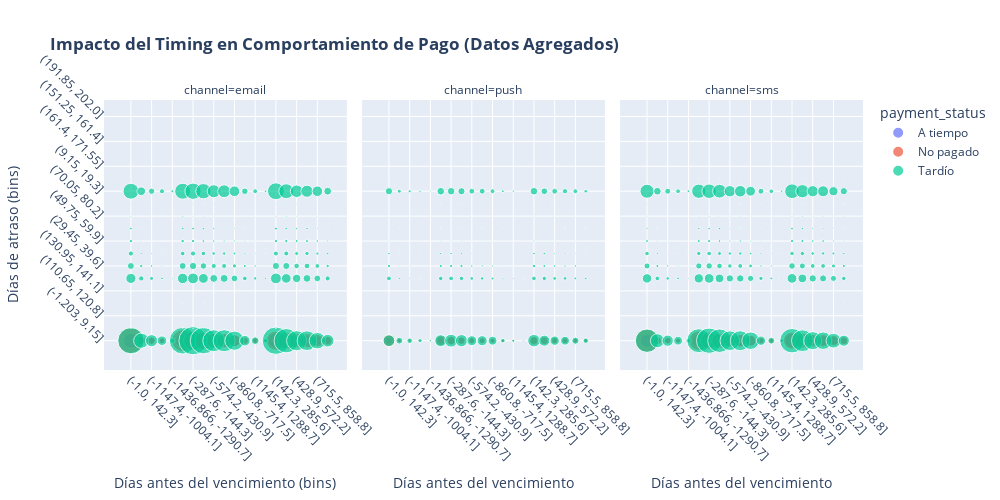

Notebook code for this chart:
### Markdown cell above
### Scatter de timing

### Code cell
def create_timing_analysis(reminders, schedules, payments):
    """
    Versión optimizada del análisis de timing que:
    1. Muestrea los datos para evitar problemas de memoria
    2. Usa agregaciones para mejorar el rendimiento
    3. Incluye tooltips informativos
    """
    try:
        # Paso 1: Muestreo inteligente (si hay más de 10k registros)
        sample_size = min(10000, len(reminders))
        reminders_sampled = reminders.sample(sample_size, random_state=42) if len(reminders) > 10000 else reminders

        # Paso 2: Unión eficiente con schedules
        df_timing = pd.merge(
            reminders_sampled[['account_id', 'sent_at', 'channel', 'payment_triggered']],
            schedules[['account_id', 'due_date', 'schedule_id']],
            on='account_id',
            how='left'
        )

        # Paso 3: Calcular días antes del vencimiento
        df_timing['days_before_due'] = (df_timing['due_date'] - df_timing['sent_at']).dt.days

        # Paso 4: Unión con pagos (solo datos necesarios)
        df_timing = pd.merge(
            df_timing,
            payments[['schedule_id', 'days_late']],
            on='schedule_id',
            how='left'
        )

        # Paso 5: Clasificación de pagos
        conditions = [
            df_timing['days_late'].isna(),
            df_timing['days_late'] > 0,
            df_timing['days_late'] <= 0
        ]
        choices = ['No pagado', 'Tardío', 'A tiempo']
        df_timing['payment_status'] = np.select(conditions, choices, default='Desconocido')

        # Paso 6: Agregación para reducir puntos
        df_timing['days_before_bin'] = pd.cut(df_timing['days_before_due'], bins=20)
        df_timing['days_late_bin'] = pd.cut(df_timing['days_late'].fillna(-1), bins=20)

        # Convertir los bins a strings para evitar problemas de serialización
        df_timing['days_before_bin_str'] = df_timing['days_before_bin'].astype(str)
        df_timing['days_late_bin_str'] = df_timing['days_late_bin'].astype(str)

        df_agg = df_timing.groupby(
            ['days_before_bin_str', 'days_late_bin_str', 'payment_status', 'channel'],
            observed=False
        ).size().reset_index(name='count')

        # Paso 7: Visualización optimizada
        fig = px.scatter(
            df_agg,
            x='days_before_bin_str',
            y='days_late_bin_str',
            size='count',
            color='payment_status',
            facet_col='channel',
            title='<b>Impacto del Timing en Comportamiento de Pago (Datos Agregados)</b>',
            labels={
                'days_before_bin_str': 'Días antes del vencimiento',
                'days_late_bin_str': 'Días de atraso',
                'count': 'Número de casos'
            },
            hover_data=['payment_status', 'channel', 'count'],
            width=1000,
            height=500
        )

        # Ajustes finales
        fig.update_layout(
            hovermode='closest',
            xaxis_title='Días antes del vencimiento (bins)',
            yaxis_title='Días de atraso (bins)'
        )

        # Mejorar formato de los bins en los ejes
        fig.update_xaxes(tickangle=45)
        fig.update_yaxes(tickangle=45)

        return fig

    except Exception as e:
        print(f"Error al generar el gráfico: {str(e)}")
        return go.Figure()

# Uso:
fig = create_timing_analysis(reminders, schedules, payments)
fig.show()

### Figure 1 — Plotly figure (JSON) as saved in the notebook; plotly's stock layout.template omitted (floating-point values rounded to 4 significant figures; data arrays with more than 128 entries replaced by an {"elided": "..."} marker saying what was removed)
{"data": [{"customdata": [["A tiempo", "email", 2375], ["A tiempo", "email", 873], ["A tiempo", "email", 583], ["A tiempo", "email", 319], ["A tiempo", "email", 102], ["A tiempo", "email", 2437], ["A tiempo", "email", 2796], ["A tiempo", "email", 2447], ["A tiempo", "email", 1716], ["A tiempo", "email", 1797], ["A tiempo", "email", 1293], ["A tiempo", "email", 342], ["A tiempo", "email", 183], ["A tiempo", "email", 66], ["A tiempo", "email", 2487], ["A tiempo", "email", 1932], ["A tiempo", "email", 1389], ["A tiempo", "email", 1209], ["A tiempo", "email", 865], ["A tiempo", "email", 494]], "hovertemplate": "payment_status=%{customdata[0]}<br>channel=%{customdata[1]}<br>Días antes del vencimiento=%{x}<br>Días de atraso=%{y}<br>Número de casos=%{customdata[2]}<extra></extra>", "legendgroup": "A tiempo", "marker": {"color": "#636efa", "size": [2375, 873, 583, 319, 102, 2437, 2796, 2447, 1716, 1797, 1293, 342, 183, 66, 2487, 1932, 1389, 1209, 865, 494], "sizemode": "area", "sizeref": 21.7, "symbol": "circle"}, "mode": "markers", "name": "A tiempo", "orientation": "v", "showlegend": true, "x": ["(-1.0, 142.3]", "(-1004.1, -860.8]", "(-1147.4, -1004.1]", "(-1290.7, -1147.4]", "(-1436.866, -1290.7]", "(-144.3, -1.0]", "(-287.6, -144.3]", "(-430.9, -287.6]", "(-574.2, -430.9]", "(-717.5, -574.2]", "(-860.8, -717.5]", "(1002.1, 1145.4]", "(1145.4, 1288.7]", "(1288.7, 1432.0]", "(142.3, 285.6]", "(285.6, 428.9]", "(428.9, 572.2]", "(572.2, 715.5]", "(715.5, 858.8]", "(858.8, 1002.1]"], "xaxis": "x", "y": ["(-1.203, 9.15]", "(-1.203, 9.15]", "(-1.203, 9.15]", "(-1.203, 9.15]", "(-1.203, 9.15]", "(-1.203, 9.15]", "(-1.203, 9.15]", "(-1.203, 9.15]", "(-1.203, 9.15]", "(-1.203, 9.15]", "(-1.203, 9.15]", "(-1.203, 9.15]", "(-1.203, 9.15]", "(-1.203, 9.15]", "(-1.203, 9.15]", "(-1.203, 9.15]", "(-1.203, 9.15]", "(-1.203, 9.15]", "(-1.203, 9.15]", "(-1.203, 9.15]"], "yaxis": "y", "type": "scatter"}, {"customdata": [["A tiempo", "push", 488], ["A tiempo", "push", 184], ["A tiempo", "push", 133], ["A tiempo", "push", 68], ["A tiempo", "push", 18], ["A tiempo", "push", 514], ["A tiempo", "push", 621], ["A tiempo", "push", 488], ["A tiempo", "push", 347], ["A tiempo", "push", 345], ["A tiempo", "push", 269], ["A tiempo", "push", 67], ["A tiempo", "push", 41], ["A tiempo", "push", 13], ["A tiempo", "push", 488], ["A tiempo", "push", 373], ["A tiempo", "push", 265], ["A tiempo", "push", 280], ["A tiempo", "push", 191], ["A tiempo", "push", 105]], "hovertemplate": "payment_status=%{customdata[0]}<br>channel=%{customdata[1]}<br>Días antes del vencimiento=%{x}<br>Días de atraso=%{y}<br>Número de casos=%{customdata[2]}<extra></extra>", "legendgroup": "A tiempo", "marker": {"color": "#636efa", "size": [488, 184, 133, 68, 18, 514, 621, 488, 347, 345, 269, 67, 41, 13, 488, 373, 265, 280, 191, 105], "sizemode": "area", "sizeref": 21.7, "symbol": "circle"}, "mode": "markers", "name": "A tiempo", "orientation": "v", "showlegend": false, "x": ["(-1.0, 142.3]", "(-1004.1, -860.8]", "(-1147.4, -1004.1]", "(-1290.7, -1147.4]", "(-1436.866, -1290.7]", "(-144.3, -1.0]", "(-287.6, -144.3]", "(-430.9, -287.6]", "(-574.2, -430.9]", "(-717.5, -574.2]", "(-860.8, -717.5]", "(1002.1, 1145.4]", "(1145.4, 1288.7]", "(1288.7, 1432.0]", "(142.3, 285.6]", "(285.6, 428.9]", "(428.9, 572.2]", "(572.2, 715.5]", "(715.5, 858.8]", "(858.8, 1002.1]"], "xaxis": "x2", "y": ["(-1.203, 9.15]", "(-1.203, 9.15]", "(-1.203, 9.15]", "(-1.203, 9.15]", "(-1.203, 9.15]", "(-1.203, 9.15]", "(-1.203, 9.15]", "(-1.203, 9.15]", "(-1.203, 9.15]", "(-1.203, 9.15]", "(-1.203, 9.15]", "(-1.203, 9.15]", "(-1.203, 9.15]", "(-1.203, 9.15]", "(-1.203, 9.15]", "(-1.203, 9.15]", "(-1.203, 9.15]", "(-1.203, 9.15]", "(-1.203, 9.15]", "(-1.203, 9.15]"], "yaxis": "y2", "type": "scatter"}, {"customdata": [["A tiempo", "sms", 1911], ["A tiempo", "sms", 703], ["A tiempo", "sms", 488], ["A tiempo", "sms", 292], ["A tiempo", "sms", 107], ["A tiempo", "sms", 1967], ["A tiempo", "sms", 2338], ["A tiempo", "sms", 1976], ["A tiempo", "sms", 1389], ["A tiempo", "sms", 1439], ["A tiempo", "sms", 1057], ["A tiempo", "sms", 287], ["A tiempo", "sms", 141], ["A tiempo", "sms", 58], ["A tiempo", "sms", 2099], ["A tiempo", "sms", 1557], ["A tiempo", "sms", 1116], ["A tiempo", "sms", 1026], ["A tiempo", "sms", 725], ["A tiempo", "sms", 407]], "hovertemplate": "payment_status=%{customdata[0]}<br>channel=%{customdata[1]}<br>Días antes del vencimiento=%{x}<br>Días de atraso=%{y}<br>Número de casos=%{customdata[2]}<extra></extra>", "legendgroup": "A tiempo", "marker": {"color": "#636efa", "size": [1911, 703, 488, 292, 107, 1967, 2338, 1976, 1389, 1439, 1057, 287, 141, 58, 2099, 1557, 1116, 1026, 725, 407], "sizemode": "area", "sizeref": 21.7, "symbol": "circle"}, "mode": "markers", "name": "A tiempo", "orientation": "v", "showlegend": false, "x": ["(-1.0, 142.3]", "(-1004.1, -860.8]", "(-1147.4, -1004.1]", "(-1290.7, -1147.4]", "(-1436.866, -1290.7]", "(-144.3, -1.0]", "(-287.6, -144.3]", "(-430.9, -287.6]", "(-574.2, -430.9]", "(-717.5, -574.2]", "(-860.8, -717.5]", "(1002.1, 1145.4]", "(1145.4, 1288.7]", "(1288.7, 1432.0]", "(142.3, 285.6]", "(285.6, 428.9]", "(428.9, 572.2]", "(572.2, 715.5]", "(715.5, 858.8]", "(858.8, 1002.1]"], "xaxis": "x3", "y": ["(-1.203, 9.15]", "(-1.203, 9.15]", "(-1.203, 9.15]", "(-1.203, 9.15]", "(-1.203, 9.15]", "(-1.203, 9.15]", "(-1.203, 9.15]", "(-1.203, 9.15]", "(-1.203, 9.15]", "(-1.203, 9.15]", "(-1.203, 9.15]", "(-1.203, 9.15]", "(-1.203, 9.15]", "(-1.203, 9.15]", "(-1.203, 9.15]", "(-1.203, 9.15]", "(-1.203, 9.15]", "(-1.203, 9.15]", "(-1.203, 9.15]", "(-1.203, 9.15]"], "yaxis": "y3", "type": "scatter"}, {"customdata": [["No pagado", "email", 7153], ["No pagado", "email", 953], ["No pagado", "email", 609], ["No pagado", "email", 381], ["No pagado", "email", 111], ["No pagado", "email", 5143], ["No pagado", "email", 4102], ["No pagado", "email", 3388], ["No pagado", "email", 2354], ["No pagado", "email", 2351], ["No pagado", "email", 1574], ["No pagado", "email", 650], ["No pagado", "email", 383], ["No pagado", "email", 140], ["No pagado", "email", 4029], ["No pagado", "email", 3351], ["No pagado", "email", 2390], ["No pagado", "email", 2330], ["No pagado", "email", 1683], ["No pagado", "email", 901]], "hovertemplate": "payment_status=%{customdata[0]}<br>channel=%{customdata[1]}<br>Días antes del vencimiento=%{x}<br>Días de atraso=%{y}<br>Número de casos=%{customdata[2]}<extra></extra>", "legendgroup": "No pagado", "marker": {"color": "#EF553B", "size": [7153, 953, 609, 381, 111, 5143, 4102, 3388, 2354, 2351, 1574, 650, 383, 140, 4029, 3351, 2390, 2330, 1683, 901], "sizemode": "area", "sizeref": 21.7, "symbol": "circle"}, "mode": "markers", "name": "No pagado", "orientation": "v", "showlegend": true, "x": ["(-1.0, 142.3]", "(-1004.1, -860.8]", "(-1147.4, -1004.1]", "(-1290.7, -1147.4]", "(-1436.866, -1290.7]", "(-144.3, -1.0]", "(-287.6, -144.3]", "(-430.9, -287.6]", "(-574.2, -430.9]", "(-717.5, -574.2]", "(-860.8, -717.5]", "(1002.1, 1145.4]", "(1145.4, 1288.7]", "(1288.7, 1432.0]", "(142.3, 285.6]", "(285.6, 428.9]", "(428.9, 572.2]", "(572.2, 715.5]", "(715.5, 858.8]", "(858.8, 1002.1]"], "xaxis": "x", "y": ["(-1.203, 9.15]", "(-1.203, 9.15]", "(-1.203, 9.15]", "(-1.203, 9.15]", "(-1.203, 9.15]", "(-1.203, 9.15]", "(-1.203, 9.15]", "(-1.203, 9.15]", "(-1.203, 9.15]", "(-1.203, 9.15]", "(-1.203, 9.15]", "(-1.203, 9.15]", "(-1.203, 9.15]", "(-1.203, 9.15]", "(-1.203, 9.15]", "(-1.203, 9.15]", "(-1.203, 9.15]", "(-1.203, 9.15]", "(-1.203, 9.15]", "(-1.203, 9.15]"], "yaxis": "y", "type": "scatter"}, {"customdata": [["No pagado", "push", 1491], ["No pagado", "push", 204], ["No pagado", "push", 106], ["No pagado", "push", 63], ["No pagado", "push", 19], ["No pagado", "push", 1064], ["No pagado", "push", 834], ["No pagado", "push", 643], ["No pagado", "push", 464], ["No pagado", "push", 434], ["No pagado", "push", 316], ["No pagado", "push", 126], ["No pagado", "push", 63], ["No pagado", "push", 17], ["No pagado", "push", 818], ["No pagado", "push", 702], ["No pagado", "push", 499], ["No pagado", "push", 434], ["No pagado", "push", 278], ["No pagado", "push", 160]], "hovertemplate": "payment_status=%{customdata[0]}<br>channel=%{customdata[1]}<br>Días antes del vencimiento=%{x}<br>Días de atraso=%{y}<br>Número de casos=%{customdata[2]}<extra></extra>", "legendgroup": "No pagado", "marker": {"color": "#EF553B", "size": [1491, 204, 106, 63, 19, 1064, 834, 643, 464, 434, 316, 126, 63, 17, 818, 702, 499, 434, 278, 160], "sizemode": "area", "sizeref": 21.7, "symbol": "circle"}, "mode": "markers", "name": "No pagado", "orientation": "v", "showlegend": false, "x": ["(-1.0, 142.3]", "(-1004.1, -860.8]", "(-1147.4, -1004.1]", "(-1290.7, -1147.4]", "(-1436.866, -1290.7]", "(-144.3, -1.0]", "(-287.6, -144.3]", "(-430.9, -287.6]", "(-574.2, -430.9]", "(-717.5, -574.2]", "(-860.8, -717.5]", "(1002.1, 1145.4]", "(1145.4, 1288.7]", "(1288.7, 1432.0]", "(142.3, 285.6]", "(285.6, 428.9]", "(428.9, 572.2]", "(572.2, 715.5]", "(715.5, 858.8]", "(858.8, 1002.1]"], "xaxis": "x2", "y": ["(-1.203, 9.15]", "(-1.203, 9.15]", "(-1.203, 9.15]", "(-1.203, 9.15]", "(-1.203, 9.15]", "(-1.203, 9.15]", "(-1.203, 9.15]", "(-1.203, 9.15]", "(-1.203, 9.15]", "(-1.203, 9.15]", "(-1.203, 9.15]", "(-1.203, 9.15]", "(-1.203, 9.15]", "(-1.203, 9.15]", "(-1.203, 9.15]", "(-1.203, 9.15]", "(-1.203, 9.15]", "(-1.203, 9.15]", "(-1.203, 9.15]", "(-1.203, 9.15]"], "yaxis": "y2", "type": "scatter"}, {"customdata": [["No pagado", "sms", 5777], ["No pagado", "sms", 758], ["No pagado", "sms", 500], ["No pagado", "sms", 287], ["No pagado", "sms", 105], ["No pagado", "sms", 4221], ["No pagado", "sms", 3233], ["No pagado", "sms", 2684], ["No pagado", "sms", 1889], ["No pagado", "sms", 1813], ["No pagado", "sms", 1339], ["No pagado", "sms", 521], ["No pagado", "sms", 304], ["No pagado", "sms", 91], ["No pagado", "sms", 3217], ["No pagado", "sms", 2569], ["No pagado", "sms", 1802], ["No pagado", "sms", 1714], ["No pagado", "sms", 1219], ["No pagado", "sms", 704]], "hovertemplate": "payment_status=%{customdata[0]}<br>channel=%{customdata[1]}<br>Días antes del vencimiento=%{x}<br>Días de atraso=%{y}<br>Número de casos=%{customdata[2]}<extra></extra>", "legendgroup": "No pagado", "marker": {"color": "#EF553B", "size": [5777, 758, 500, 287, 105, 4221, 3233, 2684, 1889, 1813, 1339, 521, 304, 91, 3217, 2569, 1802, 1714, 1219, 704], "sizemode": "area", "sizeref": 21.7, "symbol": "circle"}, "mode": "markers", "name": "No pagado", "orientation": "v", "showlegend": false, "x": ["(-1.0, 142.3]", "(-1004.1, -860.8]", "(-1147.4, -1004.1]", "(-1290.7, -1147.4]", "(-1436.866, -1290.7]", "(-144.3, -1.0]", "(-287.6, -144.3]", "(-430.9, -287.6]", "(-574.2, -430.9]", "(-717.5, -574.2]", "(-860.8, -717.5]", "(1002.1, 1145.4]", "(1145.4, 1288.7]", "(1288.7, 1432.0]", "(142.3, 285.6]", "(285.6, 428.9]", "(428.9, 572.2]", "(572.2, 715.5]", "(715.5, 858.8]", "(858.8, 1002.1]"], "xaxis": "x3", "y": ["(-1.203, 9.15]", "(-1.203, 9.15]", "(-1.203, 9.15]", "(-1.203, 9.15]", "(-1.203, 9.15]", "(-1.203, 9.15]", "(-1.203, 9.15]", "(-1.203, 9.15]", "(-1.203, 9.15]", "(-1.203, 9.15]", "(-1.203, 9.15]", "(-1.203, 9.15]", "(-1.203, 9.15]", "(-1.203, 9.15]", "(-1.203, 9.15]", "(-1.203, 9.15]", "(-1.203, 9.15]", "(-1.203, 9.15]", "(-1.203, 9.15]", "(-1.203, 9.15]"], "yaxis": "y3", "type": "scatter"}, {"customdata": {"elided": "250x3 mixed values"}, "hovertemplate": "payment_status=%{customdata[0]}<br>channel=%{customdata[1]}<br>Días antes del vencimiento=%{x}<br>Días de atraso=%{y}<br>Número de casos=%{customdata[2]}<extra></extra>", "legendgroup": "Tardío", "marker": {"color": "#00cc96", "size": {"elided": "250 int values"}, "sizemode": "area", "sizeref": 21.7, "symbol": "circle"}, "mode": "markers", "name": "Tardío", "orientation": "v", "showlegend": true, "x": {"elided": "250 str values"}, "xaxis": "x", "y": {"elided": "250 str values"}, "yaxis": "y", "type": "scatter"}, {"customdata": {"elided": "198x3 mixed values"}, "hovertemplate": "payment_status=%{customdata[0]}<br>channel=%{customdata[1]}<br>Días antes del vencimiento=%{x}<br>Días de atraso=%{y}<br>Número de casos=%{customdata[2]}<extra></extra>", "legendgroup": "Tardío", "marker": {"color": "#00cc96", "size": {"elided": "198 int values"}, "sizemode": "area", "sizeref": 21.7, "symbol": "circle"}, "mode": "markers", "name": "Tardío", "orientation": "v", "showlegend": false, "x": {"elided": "198 str values"}, "xaxis": "x2", "y": {"elided": "198 str values"}, "yaxis": "y2", "type": "scatter"}, {"customdata": {"elided": "251x3 mixed values"}, "hovertemplate": "payment_status=%{customdata[0]}<br>channel=%{customdata[1]}<br>Días antes del vencimiento=%{x}<br>Días de atraso=%{y}<br>Número de casos=%{customdata[2]}<extra></extra>", "legendgroup": "Tardío", "marker": {"color": "#00cc96", "size": {"elided": "251 int values"}, "sizemode": "area", "sizeref": 21.7, "symbol": "circle"}, "mode": "markers", "name": "Tardío", "orientation": "v", "showlegend": false, "x": {"elided": "251 str values"}, "xaxis": "x3", "y": {"elided": "251 str values"}, "yaxis": "y3", "type": "scatter"}], "layout": {"xaxis": {"anchor": "y", "domain": [0.0, 0.32], "title": {"text": "Días antes del vencimiento (bins)"}, "tickangle": 45}, "yaxis": {"anchor": "x", "domain": [0.0, 1.0], "title": {"text": "Días de atraso (bins)"}, "tickangle": 45}, "xaxis2": {"anchor": "y2", "domain": [0.34, 0.66], "matches": "x", "title": {"text": "Días antes del vencimiento"}, "tickangle": 45}, "yaxis2": {"anchor": "x2", "domain": [0.0, 1.0], "matches": "y", "showticklabels": false, "tickangle": 45}, "xaxis3": {"anchor": "y3", "domain": [0.68, 1.0], "matches": "x", "title": {"text": "Días antes del vencimiento"}, "tickangle": 45}, "yaxis3": {"anchor": "x3", "domain": [0.0, 1.0], "matches": "y", "showticklabels": false, "tickangle": 45}, "annotations": [{"font": {}, "showarrow": false, "text": "channel=email", "x": 0.16, "xanchor": "center", "xref": "paper", "y": 1.0, "yanchor": "bottom", "yref": "paper"}, {"font": {}, "showarrow": false, "text": "channel=push", "x": 0.5, "xanchor": "center", "xref": "paper", "y": 1.0, "yanchor": "bottom", "yref": "paper"}, {"font": {}, "showarrow": false, "text": "channel=sms", "x": 0.84, "xanchor": "center", "xref": "paper", "y": 1.0, "yanchor": "bottom", "yref": "paper"}], "legend": {"title": {"text": "payment_status"}, "tracegroupgap": 0, "itemsizing": "constant"}, "title": {"text": "<b>Impacto del Timing en Comportamiento de Pago (Datos Agregados)</b>"}, "height": 500, "width": 1000, "hovermode": "closest"}}
